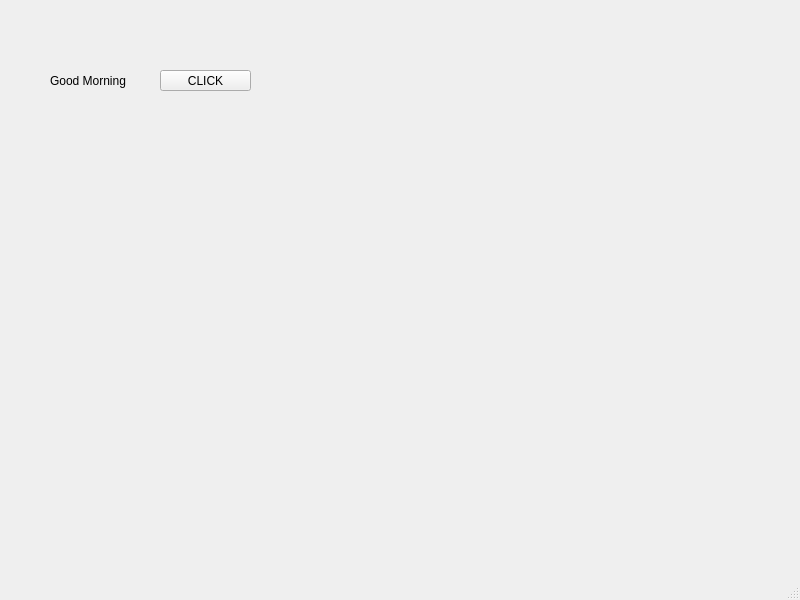
<?xml version="1.0" encoding="UTF-8"?>
<ui version="4.0">
 <class>MainWindow</class>
 <widget class="QMainWindow" name="MainWindow">
  <property name="geometry">
   <rect>
    <x>0</x>
    <y>0</y>
    <width>800</width>
    <height>600</height>
   </rect>
  </property>
  <property name="windowTitle">
   <string>MainWindow</string>
  </property>
  <widget class="QWidget" name="centralwidget">
   <widget class="QLabel" name="lbl">
    <property name="geometry">
     <rect>
      <x>50</x>
      <y>50</y>
      <width>101</width>
      <height>61</height>
     </rect>
    </property>
    <property name="text">
     <string>Good Morning</string>
    </property>
   </widget>
   <widget class="QPushButton" name="pb">
    <property name="geometry">
     <rect>
      <x>160</x>
      <y>70</y>
      <width>91</width>
      <height>21</height>
     </rect>
    </property>
    <property name="text">
     <string>CLICK</string>
    </property>
   </widget>
  </widget>
  <widget class="QMenuBar" name="menubar">
   <property name="geometry">
    <rect>
     <x>0</x>
     <y>0</y>
     <width>800</width>
     <height>21</height>
    </rect>
   </property>
  </widget>
  <widget class="QStatusBar" name="statusbar"/>
 </widget>
 <resources/>
 <connections/>
</ui>
